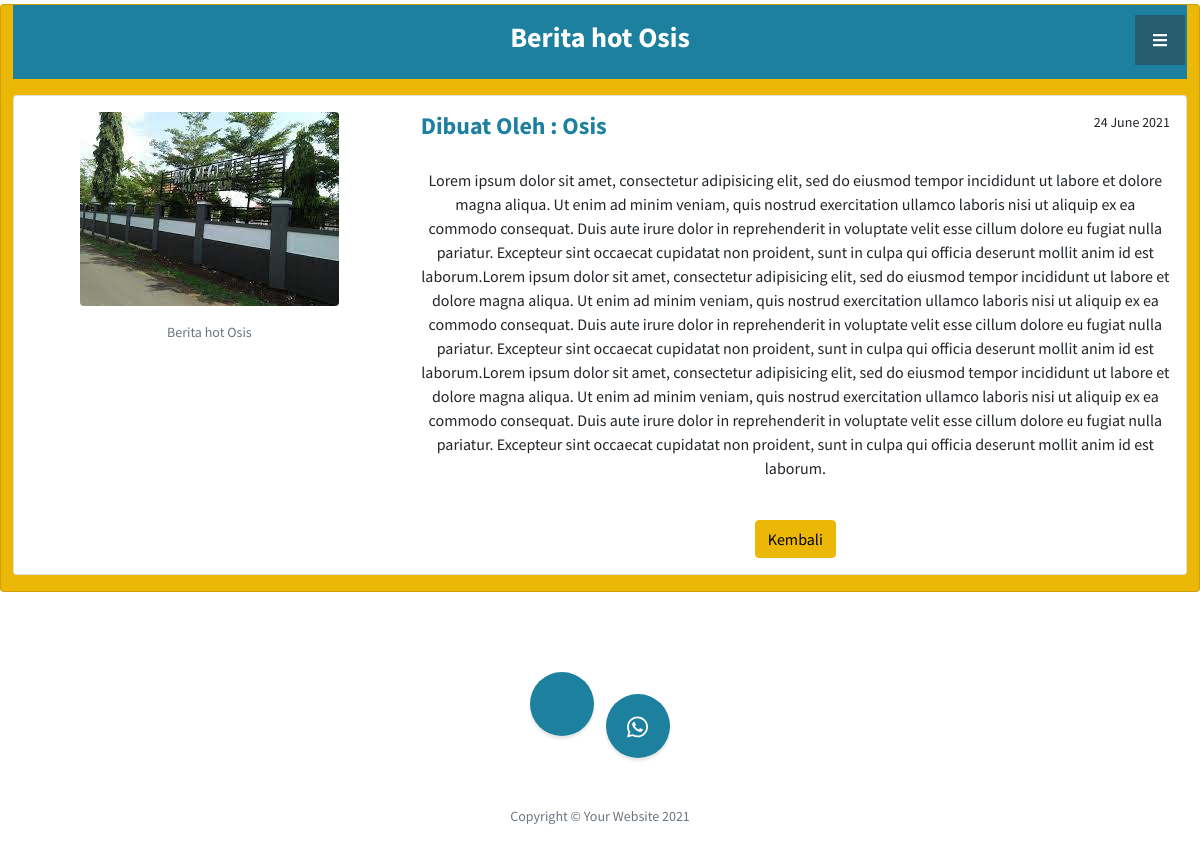
/Frontend/berita/2, run on the app's committed database.
### tables this page shows
CREATE TABLE `artikel` (
  `id` int(11) NOT NULL,
  `judul` varchar(128) NOT NULL,
  `foto` varchar(256) NOT NULL,
  `isi` text NOT NULL,
  `organisasi` varchar(128) NOT NULL,
  `dibuat` int(11) NOT NULL
);

### application/controllers/Frontend.php (called while the page is built, shortened)
<?php
class Frontend extends CI_Controller {
	public function berita($id)
	{
		$data['tittle'] = 'Berita - App Organisasi';
		$this->load->model('M_Data');
		$where = array('id' => $id);
        $data['artikel'] = $this->M_Data->view_data($where,'artikel')->row_array();
		$this->load->view('Template/f_header.php',$data);
		$this->load->view('Frontend/berita.php');
		$this->load->view('Template/f_footer.php');
	}
}

### index.php (called while the page is built, shortened)
<?php
require_once BASEPATH.'core/CodeIgniter.php';

### application/models/M_Data.php (called while the page is built, shortened)
<?php
class M_Data extends CI_Model{
    function view_data($where, $table){
		return $this->db->get_where($table,$where);
	}
}

### application/views/Frontend/berita.php (the view)
<div class="dashboard-wrapper mt-1">
            <div class="container-fluid dashboard-content">
                <div class="row">
                        <div class="card bg-secondary">
                          <div class="card-body bg-primary">
                            <h3 class="text-center text-white"><?= $artikel['judul']; ?></h3>
                          </div>
                          <center>
                            <div class="card mb-3 mt-3" style="max-width: 1200px;">
                              <div class="row g-0">
                                <div class="col-md-4 mt-3">
                                  <figure class="figure">
                                    <img src="<?php echo base_url(); ?>uploads/artikel/<?= $artikel['foto']; ?>" class="figure-img img-fluid rounded" alt="...">
                                    <figcaption class="figure-caption p-2"><?= $artikel['judul']; ?></figcaption>
                                  </figure>
                                </div>
                                <div class="col-md-8">
                                    <div class="card-body">
                                        <div class="d-flex w-100 justify-content-between">
                                          <h4 class="mb-1 text-primary">Dibuat Oleh :  <?= $artikel['organisasi']; ?></h4>
                                          <small><?= date('d F Y', $artikel['dibuat'] );; ?></small>
                                        </div>
                                        <p class="lh-base mt-4"><?= $artikel['isi']; ?></p>
                                    </div>
                                    <a href="<?= base_url('Frontend/index#berita'); ?>" class="btn btn-secondary mt-2 mb-3">Kembali</a>
                                </div>
                              </div>
                            </div>
                          </center>
                </div>
            </div>
        </div>

### data on the page
artikel: judul "Berita hot Osis", foto (picture), organisasi "Osis", dibuat "24 June 2021", isi "Lorem ipsum dolor sit amet, consectetur adipisicing elit, sed do eiusmod tempor incididunt ut labore et dolore magna aliqua. Ut enim ad minim veniam, quis nostrud exercitation ullamco laboris nisi ut aliquip ex ea commodo consequat. Duis aute irure dolor in reprehenderit in voluptate velit esse cillum dolore eu fugiat nulla pariatur. Excepteur sint occaecat cupidatat non proident, sunt in culpa qui officia deserunt mollit anim id est laborum.Lorem ipsum dolor sit amet, consectetur adipisicing elit, sed do eiusmod tempor incididunt ut labore et dolore magna aliqua. Ut enim ad minim veniam, quis nostrud exercitation ullamco laboris nisi ut aliquip ex ea commodo consequat. Duis aute irure…"
